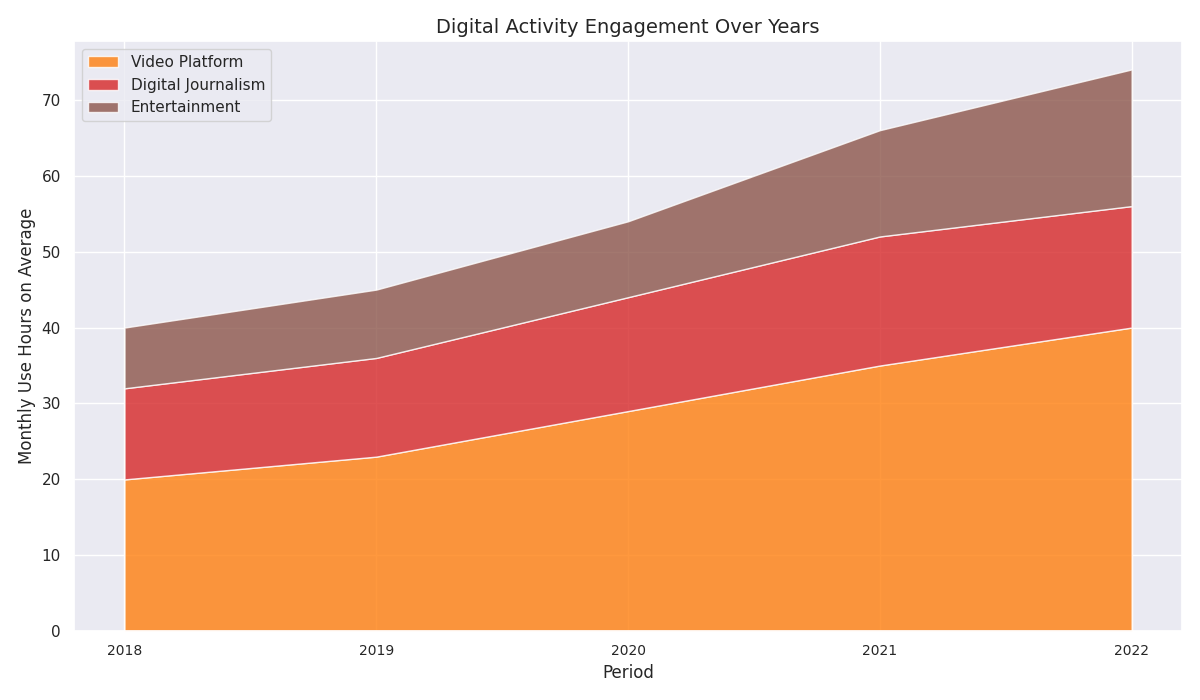

Generate this figure with Python:
import matplotlib.pyplot as plt
import numpy as np

years = np.array([2018, 2019, 2020, 2021, 2022])
video_platform = np.array([20, 23, 29, 35, 40])
digital_journalism = np.array([12, 13, 15, 17, 16])
entertainment = np.array([8, 9, 10, 14, 18])

categories = [video_platform, digital_journalism, entertainment]
new_shades = ['#ff7f0e', '#d62728', '#8c564b']  # A new set of colors

plt.figure(figsize=(12, 7))
plt.stackplot(years, *categories, colors=new_shades, alpha=0.8)

plt.xticks(years, fontsize=10)
plt.xlabel('Period', fontsize=12)
plt.ylabel('Monthly Use Hours on Average', fontsize=12)

plt.title('Digital Activity Engagement Over Years', fontsize=14)
plt.legend(labels=['Video Platform', 'Digital Journalism', 'Entertainment'], loc='upper left')

plt.tight_layout()
plt.show()
